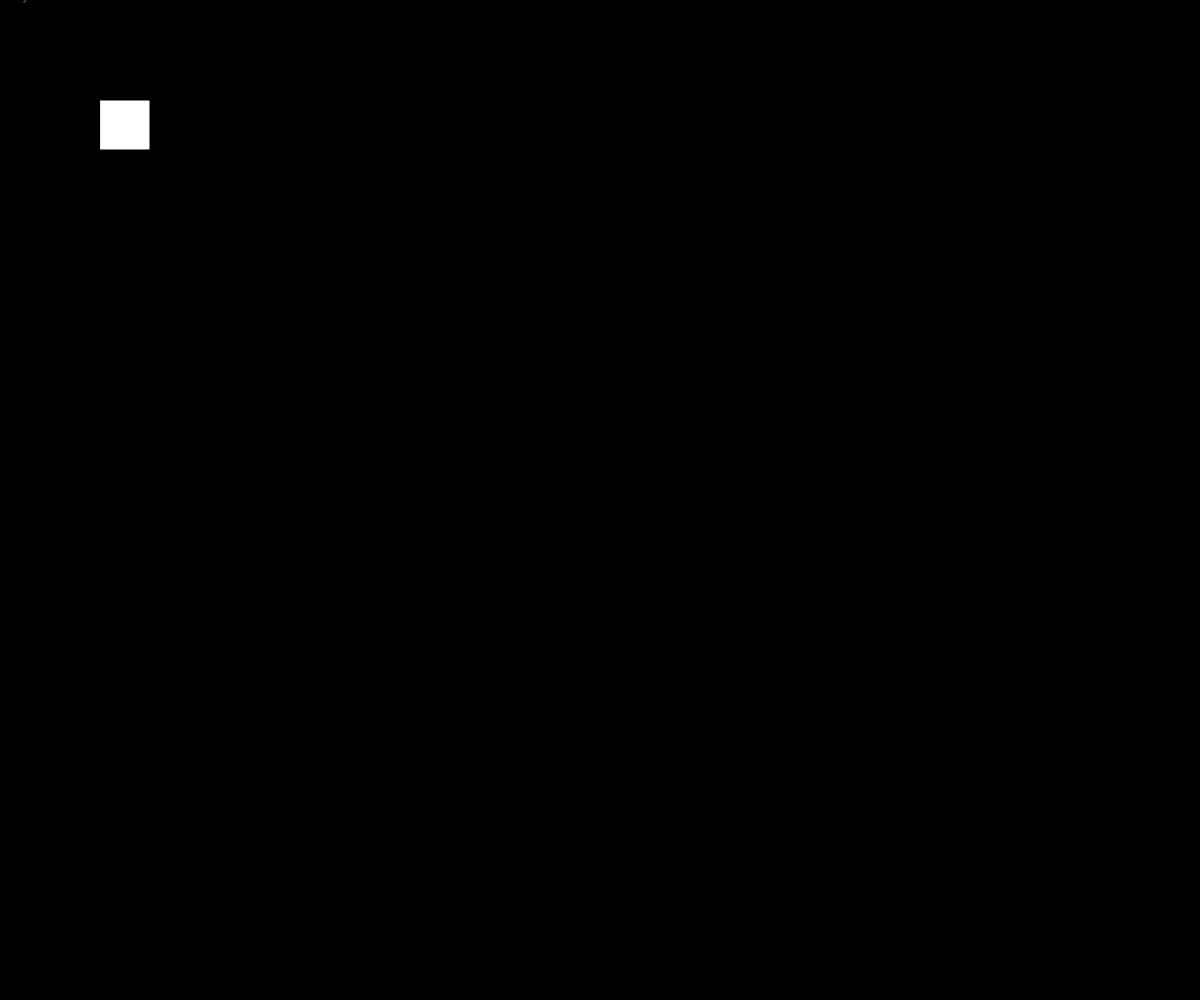
Frame 1 (no input)
Frame 60 (no input): identical to frame 1, image omitted
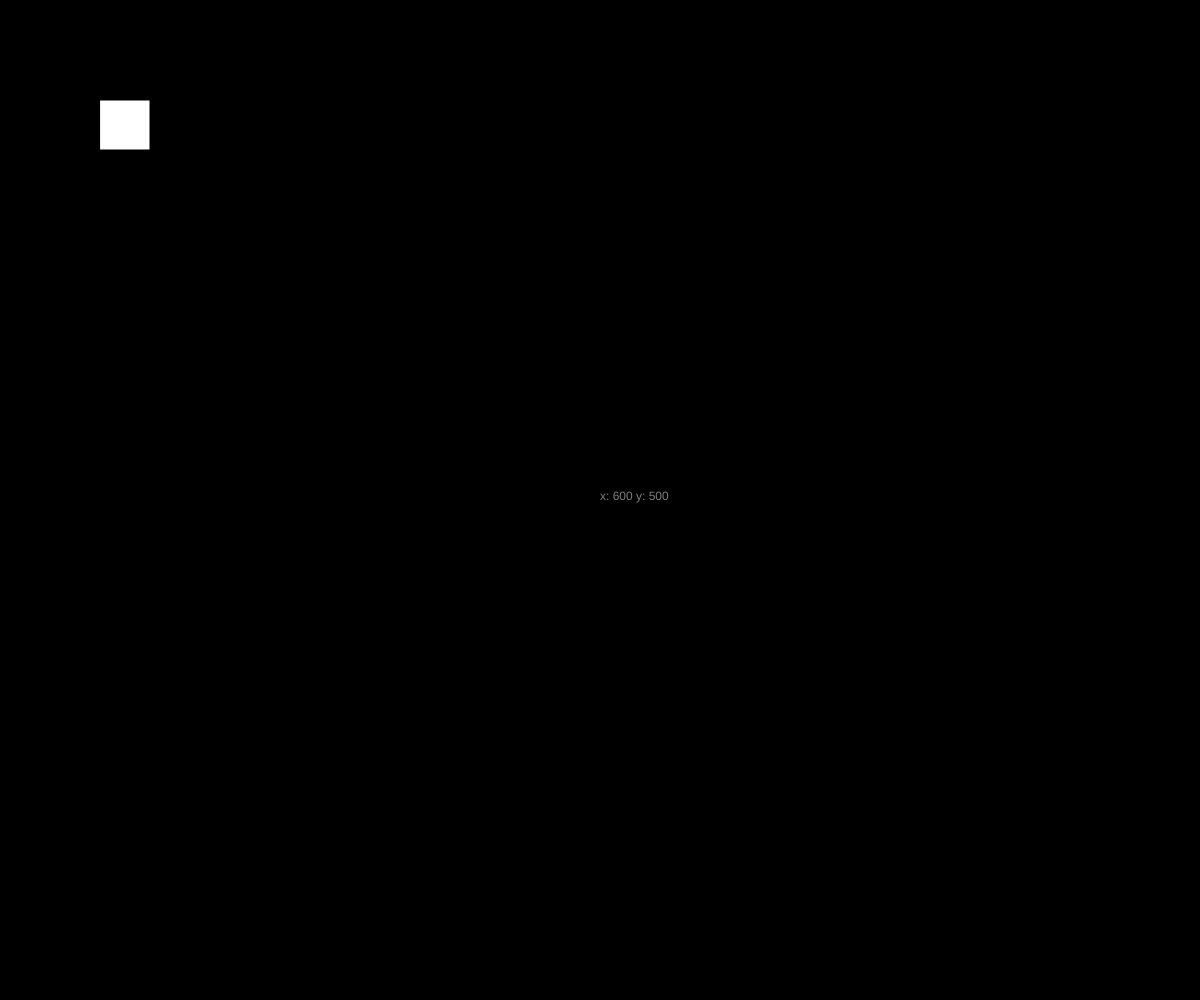
Frame 120 (the mouse pressed at the canvas centre since frame 60)

The p5.js sketch that drew these frames (run headless with seeded random() and noise() and a simulated clock; from frame 60 on, the mouse is pressed at the canvas centre):

// p5.js sketch
// ── sketch.js
/*******************************
CLASSE RectangleInteractif
*******************************/
class RectangleInteractif {
  constructor(x,y,w,h) {
    this.x = x; // X COIN GAUCHE
    this.y = y; // Y COIN GAUCHE
    this.width = w; // LARGEUR
    this.height = h; // HAUTEUR
    this.on = false; // UNE VARIABLE POUR INDIQUER SI LE RECTANGLE EST COLORE
  }

  // DESSINER LE RECTANGLE
  dessiner() {
    if ( this.on == true ) {
      fill(255,0,0);
    } else {
      fill(255);
    }

    stroke(0);
    rect(this.x,this.y,this.width,this.height);
  }

  // RETOURNER SI LE RECTANGLE CONTIENT LE POINT
  contientLePoint(xPoint,yPoint) {

    if ( xPoint > this.x &&  xPoint < (this.x + this.width) && yPoint > this.y && yPoint < (this.y + this.height) ) {
        return true;
    }

    return false;
  }


}


/*******************************
GLOBAL
*******************************/
let monRectangle;

/*******************************
SETUP
*******************************/
function setup() {
  createCanvas(windowWidth, windowHeight);

  // x : 100
  // y : 100
  // w : 50
  // h : 50
  monRectangle = new RectangleInteractif(100,100,50,50);

}

/*******************************
DRAW
*******************************/
function draw() {

  background(0);

  // EST-CE QUE LA SOURIS EST AU DESSUS DU RECTANGLE
  if ( monRectangle.contientLePoint(mouseX, mouseY) ) {
    // TRUE : COLORER EN ROUGE
    monRectangle.on = true;
  } else {
    // FALSE : COLORER EN BLANC
    monRectangle.on = false;
  }

  // DESSINER LE RECTANGLE
  monRectangle.dessiner();

  // AFFICHER LA POSITION DE LA SOURIS A L'ECRAN :
  noStroke();
  fill(127);
  text( "x: "+mouseX+" y: "+mouseY , mouseX, mouseY );


}

/*****************************
MOUSE PRESSED
*****************************/
function mousePressed() {

}

/*****************************
WINDOW RESIZED
*****************************/
function windowResized() {

}
